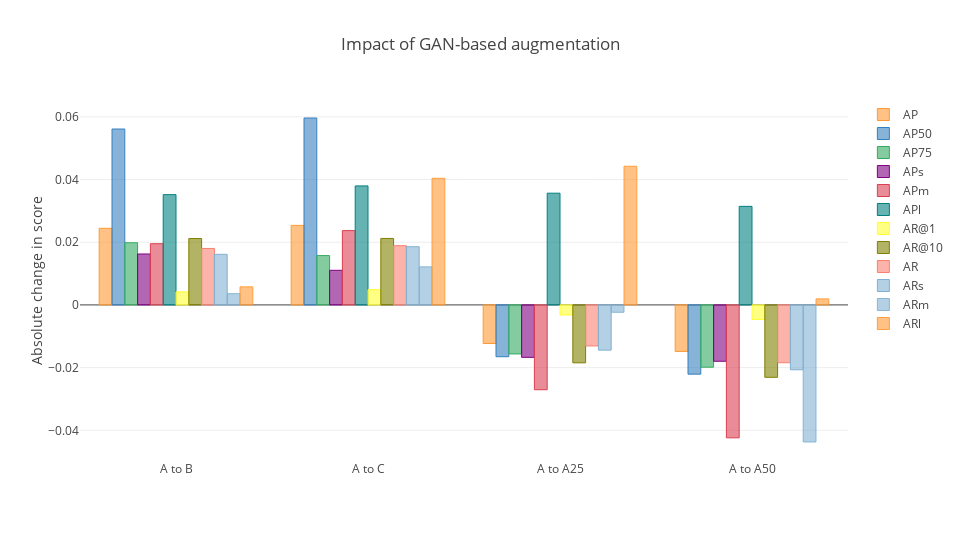

Notebook cell for this chart:
### Code cell
cf.go_offline(connected = True)
config = {
    "modeBarButtonsToRemove": ["sendDataToCloud"],
    "displaylogo": False
}
layout = {
    "title": "Impact of GAN-based augmentation",
    "yaxis": {
        "title": "Absolute change in score"
    },
    "width": 960,
    "height": 540
}
fig = df_combined.iplot(kind = "bar", y = ["AP", "AP50", "AP75", "APs", "APm", "APl", "AR@1", "AR@10", "AR", "ARs", "ARm", "ARl"], layout = layout, asFigure = True)
py.offline.iplot(fig, show_link = False, config = config)

### Figure 1 — Plotly figure (JSON) as saved in the notebook; plotly's stock layout.template omitted (floating-point values rounded to 4 significant figures)
{"data": [{"marker": {"color": "rgba(255, 153, 51, 0.6)", "line": {"color": "rgba(255, 153, 51, 1.0)", "width": 1}}, "name": "AP", "orientation": "v", "text": "", "type": "bar", "uid": "42b71415-6e16-4aa2-8bbf-1dd346f0e324", "x": ["A to B", "A to C", "A to A25", "A to A50"], "y": [0.02444, 0.02537, -0.01231, -0.01484]}, {"marker": {"color": "rgba(55, 128, 191, 0.6)", "line": {"color": "rgba(55, 128, 191, 1.0)", "width": 1}}, "name": "AP50", "orientation": "v", "text": "", "type": "bar", "uid": "86ece952-6c3c-4b7d-9533-7b42c7c1011d", "x": ["A to B", "A to C", "A to A25", "A to A50"], "y": [0.0561, 0.05962, -0.01653, -0.02208]}, {"marker": {"color": "rgba(50, 171, 96, 0.6)", "line": {"color": "rgba(50, 171, 96, 1.0)", "width": 1}}, "name": "AP75", "orientation": "v", "text": "", "type": "bar", "uid": "6e428cd0-45b2-4f4d-b968-0694a05111d7", "x": ["A to B", "A to C", "A to A25", "A to A50"], "y": [0.01983, 0.01574, -0.01563, -0.01986]}, {"marker": {"color": "rgba(128, 0, 128, 0.6)", "line": {"color": "rgba(128, 0, 128, 1.0)", "width": 1}}, "name": "APs", "orientation": "v", "text": "", "type": "bar", "uid": "11d12869-eb80-416b-a3fd-5fb4ddfd1f33", "x": ["A to B", "A to C", "A to A25", "A to A50"], "y": [0.01625, 0.01104, -0.01672, -0.01797]}, {"marker": {"color": "rgba(219, 64, 82, 0.6)", "line": {"color": "rgba(219, 64, 82, 1.0)", "width": 1}}, "name": "APm", "orientation": "v", "text": "", "type": "bar", "uid": "f783410d-384e-4f0a-b1c6-4d4be221a963", "x": ["A to B", "A to C", "A to A25", "A to A50"], "y": [0.01952, 0.02371, -0.02705, -0.0424]}, {"marker": {"color": "rgba(0, 128, 128, 0.6)", "line": {"color": "rgba(0, 128, 128, 1.0)", "width": 1}}, "name": "APl", "orientation": "v", "text": "", "type": "bar", "uid": "fd0bb876-72d5-48ad-9413-8e8a15da1631", "x": ["A to B", "A to C", "A to A25", "A to A50"], "y": [0.03518, 0.03796, 0.03564, 0.03144]}, {"marker": {"color": "rgba(255, 255, 51, 0.6)", "line": {"color": "rgba(255, 255, 51, 1.0)", "width": 1}}, "name": "AR@1", "orientation": "v", "text": "", "type": "bar", "uid": "08329b13-498c-4e81-810a-25b7bb1e6bd2", "x": ["A to B", "A to C", "A to A25", "A to A50"], "y": [0.004168, 0.004868, -0.003225, -0.004624]}, {"marker": {"color": "rgba(128, 128, 0, 0.6)", "line": {"color": "rgba(128, 128, 0, 1.0)", "width": 1}}, "name": "AR@10", "orientation": "v", "text": "", "type": "bar", "uid": "8ead7788-cbe0-4faf-a6aa-d11820ad95c5", "x": ["A to B", "A to C", "A to A25", "A to A50"], "y": [0.02117, 0.0212, -0.01847, -0.02309]}, {"marker": {"color": "rgba(251, 128, 114, 0.6)", "line": {"color": "rgba(251, 128, 114, 1.0)", "width": 1}}, "name": "AR", "orientation": "v", "text": "", "type": "bar", "uid": "3f6191b0-b435-4b67-8a76-f6c9348a5f8f", "x": ["A to B", "A to C", "A to A25", "A to A50"], "y": [0.01801, 0.01889, -0.01308, -0.01844]}, {"marker": {"color": "rgba(128, 177, 211, 0.6)", "line": {"color": "rgba(128, 177, 211, 1.0)", "width": 1}}, "name": "ARs", "orientation": "v", "text": "", "type": "bar", "uid": "2ba3d932-8a23-428a-a68b-2257b3e3ba70", "x": ["A to B", "A to C", "A to A25", "A to A50"], "y": [0.01614, 0.01857, -0.01442, -0.02068]}, {"marker": {"color": "rgba(128, 177, 211, 0.6)", "line": {"color": "rgba(128, 177, 211, 0.8999999999999999)", "width": 1}}, "name": "ARm", "orientation": "v", "text": "", "type": "bar", "uid": "150fdf89-444e-4e69-aca9-37ac2cbd5733", "x": ["A to B", "A to C", "A to A25", "A to A50"], "y": [0.003586, 0.01214, -0.002345, -0.04372]}, {"marker": {"color": "rgba(255, 153, 51, 0.6)", "line": {"color": "rgba(255, 153, 51, 0.8999999999999999)", "width": 1}}, "name": "ARl", "orientation": "v", "text": "", "type": "bar", "uid": "2269208e-da1e-40d4-b219-71b288dd90d9", "x": ["A to B", "A to C", "A to A25", "A to A50"], "y": [0.005769, 0.04038, 0.04423, 0.001923]}], "layout": {"height": 540, "title": {"text": "Impact of GAN-based augmentation"}, "width": 960, "yaxis": {"title": {"text": "Absolute change in score"}}}}
